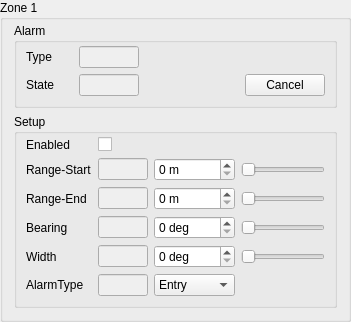
           <widget class="QGroupBox" name="groupGuard1Zone">
            <property name="title">
             <string>Zone 1</string>
            </property>
            <layout class="QVBoxLayout" name="layoutGuard1Zone">
             <property name="topMargin">
              <number>3</number>
             </property>
             <item>
              <widget class="QGroupBox" name="groupGuard1Alarm">
               <property name="sizePolicy">
                <sizepolicy hsizetype="Preferred" vsizetype="Minimum">
                 <horstretch>0</horstretch>
                 <verstretch>0</verstretch>
                </sizepolicy>
               </property>
               <property name="title">
                <string>Alarm</string>
               </property>
               <layout class="QGridLayout" name="layoutGuard1Alarm">
                <property name="topMargin">
                 <number>3</number>
                </property>
                <property name="verticalSpacing">
                 <number>6</number>
                </property>
                <item row="0" column="0">
                 <widget class="QLabel" name="labelGuard1Type">
                  <property name="text">
                   <string>Type</string>
                  </property>
                 </widget>
                </item>
                <item row="0" column="1">
                 <widget class="QLineEdit" name="editGuard1Type">
                  <property name="enabled">
                   <bool>false</bool>
                  </property>
                  <property name="sizePolicy">
                   <sizepolicy hsizetype="MinimumExpanding" vsizetype="Fixed">
                    <horstretch>0</horstretch>
                    <verstretch>0</verstretch>
                   </sizepolicy>
                  </property>
                  <property name="minimumSize">
                   <size>
                    <width>0</width>
                    <height>20</height>
                   </size>
                  </property>
                  <property name="maximumSize">
                   <size>
                    <width>60</width>
                    <height>16777215</height>
                   </size>
                  </property>
                  <property name="readOnly">
                   <bool>true</bool>
                  </property>
                 </widget>
                </item>
                <item row="1" column="0">
                 <widget class="QLabel" name="labelGuard1State">
                  <property name="text">
                   <string>State</string>
                  </property>
                 </widget>
                </item>
                <item row="1" column="1">
                 <widget class="QLineEdit" name="editGuard1State">
                  <property name="enabled">
                   <bool>false</bool>
                  </property>
                  <property name="sizePolicy">
                   <sizepolicy hsizetype="MinimumExpanding" vsizetype="Fixed">
                    <horstretch>0</horstretch>
                    <verstretch>0</verstretch>
                   </sizepolicy>
                  </property>
                  <property name="minimumSize">
                   <size>
                    <width>0</width>
                    <height>20</height>
                   </size>
                  </property>
                  <property name="maximumSize">
                   <size>
                    <width>60</width>
                    <height>16777215</height>
                   </size>
                  </property>
                  <property name="readOnly">
                   <bool>true</bool>
                  </property>
                 </widget>
                </item>
                <item row="1" column="3">
                 <widget class="QPushButton" name="pushGuard1Cancel">
                  <property name="text">
                   <string>Cancel</string>
                  </property>
                 </widget>
                </item>
                <item row="0" column="2">
                 <spacer name="horizontalSpacer_16">
                  <property name="orientation">
                   <enum>Qt::Horizontal</enum>
                  </property>
                  <property name="sizeType">
                   <enum>QSizePolicy::Fixed</enum>
                  </property>
                  <property name="sizeHint" stdset="0">
                   <size>
                    <width>100</width>
                    <height>20</height>
                   </size>
                  </property>
                 </spacer>
                </item>
               </layout>
              </widget>
             </item>
             <item>
              <widget class="QGroupBox" name="groupGuard1Setup">
               <property name="title">
                <string>Setup</string>
               </property>
               <layout class="QGridLayout" name="layoutGuard1Setup">
                <property name="topMargin">
                 <number>3</number>
                </property>
                <property name="verticalSpacing">
                 <number>6</number>
                </property>
                <item row="0" column="0">
                 <widget class="QLabel" name="labelGuard1Enabled">
                  <property name="text">
                   <string>Enabled</string>
                  </property>
                 </widget>
                </item>
                <item row="1" column="0">
                 <widget class="QLabel" name="labelGuard1RangeStart">
                  <property name="text">
                   <string>Range-Start</string>
                  </property>
                 </widget>
                </item>
                <item row="2" column="0">
                 <widget class="QLabel" name="labelGuard1RangeEnd">
                  <property name="text">
                   <string>Range-End</string>
                  </property>
                 </widget>
                </item>
                <item row="3" column="0">
                 <widget class="QLabel" name="labelGuard1Bearing">
                  <property name="text">
                   <string>Bearing</string>
                  </property>
                 </widget>
                </item>
                <item row="4" column="0">
                 <widget class="QLabel" name="labelGuard1Width">
                  <property name="text">
                   <string>Width</string>
                  </property>
                 </widget>
                </item>
                <item row="5" column="0">
                 <widget class="QLabel" name="labelGuard1AlarmType">
                  <property name="text">
                   <string>AlarmType</string>
                  </property>
                 </widget>
                </item>
                <item row="0" column="1">
                 <widget class="QCheckBox" name="checkGuard1Enabled"/>
                </item>
                <item row="1" column="1">
                 <widget class="QLineEdit" name="editGuard1RangeStart">
                  <property name="enabled">
                   <bool>false</bool>
                  </property>
                  <property name="sizePolicy">
                   <sizepolicy hsizetype="MinimumExpanding" vsizetype="Fixed">
                    <horstretch>0</horstretch>
                    <verstretch>0</verstretch>
                   </sizepolicy>
                  </property>
                  <property name="minimumSize">
                   <size>
                    <width>0</width>
                    <height>20</height>
                   </size>
                  </property>
                  <property name="maximumSize">
                   <size>
                    <width>50</width>
                    <height>16777215</height>
                   </size>
                  </property>
                  <property name="readOnly">
                   <bool>true</bool>
                  </property>
                 </widget>
                </item>
                <item row="2" column="1">
                 <widget class="QLineEdit" name="editGuard1RangeEnd">
                  <property name="enabled">
                   <bool>false</bool>
                  </property>
                  <property name="sizePolicy">
                   <sizepolicy hsizetype="MinimumExpanding" vsizetype="Fixed">
                    <horstretch>0</horstretch>
                    <verstretch>0</verstretch>
                   </sizepolicy>
                  </property>
                  <property name="minimumSize">
                   <size>
                    <width>0</width>
                    <height>20</height>
                   </size>
                  </property>
                  <property name="maximumSize">
                   <size>
                    <width>50</width>
                    <height>16777215</height>
                   </size>
                  </property>
                  <property name="readOnly">
                   <bool>true</bool>
                  </property>
                 </widget>
                </item>
                <item row="3" column="1">
                 <widget class="QLineEdit" name="editGuard1Bearing">
                  <property name="enabled">
                   <bool>false</bool>
                  </property>
                  <property name="sizePolicy">
                   <sizepolicy hsizetype="MinimumExpanding" vsizetype="Fixed">
                    <horstretch>0</horstretch>
                    <verstretch>0</verstretch>
                   </sizepolicy>
                  </property>
                  <property name="minimumSize">
                   <size>
                    <width>0</width>
                    <height>20</height>
                   </size>
                  </property>
                  <property name="maximumSize">
                   <size>
                    <width>50</width>
                    <height>16777215</height>
                   </size>
                  </property>
                  <property name="readOnly">
                   <bool>true</bool>
                  </property>
                 </widget>
                </item>
                <item row="4" column="1">
                 <widget class="QLineEdit" name="editGuard1Width">
                  <property name="enabled">
                   <bool>false</bool>
                  </property>
                  <property name="sizePolicy">
                   <sizepolicy hsizetype="MinimumExpanding" vsizetype="Fixed">
                    <horstretch>0</horstretch>
                    <verstretch>0</verstretch>
                   </sizepolicy>
                  </property>
                  <property name="minimumSize">
                   <size>
                    <width>0</width>
                    <height>20</height>
                   </size>
                  </property>
                  <property name="maximumSize">
                   <size>
                    <width>50</width>
                    <height>16777215</height>
                   </size>
                  </property>
                  <property name="readOnly">
                   <bool>true</bool>
                  </property>
                 </widget>
                </item>
                <item row="5" column="1">
                 <widget class="QLineEdit" name="editGuard1AlarmType">
                  <property name="enabled">
                   <bool>false</bool>
                  </property>
                  <property name="sizePolicy">
                   <sizepolicy hsizetype="MinimumExpanding" vsizetype="Fixed">
                    <horstretch>0</horstretch>
                    <verstretch>0</verstretch>
                   </sizepolicy>
                  </property>
                  <property name="minimumSize">
                   <size>
                    <width>0</width>
                    <height>20</height>
                   </size>
                  </property>
                  <property name="maximumSize">
                   <size>
                    <width>50</width>
                    <height>16777215</height>
                   </size>
                  </property>
                  <property name="readOnly">
                   <bool>true</bool>
                  </property>
                 </widget>
                </item>
                <item row="1" column="2">
                 <widget class="QSpinBox" name="spinGuard1RangeStart">
                  <property name="keyboardTracking">
                   <bool>false</bool>
                  </property>
                  <property name="suffix">
                   <string> m</string>
                  </property>
                  <property name="maximum">
                   <number>100000</number>
                  </property>
                 </widget>
                </item>
                <item row="2" column="2">
                 <widget class="QSpinBox" name="spinGuard1RangeEnd">
                  <property name="keyboardTracking">
                   <bool>false</bool>
                  </property>
                  <property name="suffix">
                   <string> m</string>
                  </property>
                  <property name="maximum">
                   <number>100000</number>
                  </property>
                 </widget>
                </item>
                <item row="5" column="2">
                 <widget class="QComboBox" name="comboGuard1AlarmType">
                  <item>
                   <property name="text">
                    <string>Entry</string>
                   </property>
                  </item>
                  <item>
                   <property name="text">
                    <string>Exit</string>
                   </property>
                  </item>
                  <item>
                   <property name="text">
                    <string>Both</string>
                   </property>
                  </item>
                 </widget>
                </item>
                <item row="1" column="3">
                 <widget class="QSlider" name="sliderGuard1RangeStart">
                  <property name="minimumSize">
                   <size>
                    <width>65</width>
                    <height>0</height>
                   </size>
                  </property>
                  <property name="maximum">
                   <number>100000</number>
                  </property>
                  <property name="orientation">
                   <enum>Qt::Horizontal</enum>
                  </property>
                 </widget>
                </item>
                <item row="2" column="3">
                 <widget class="QSlider" name="sliderGuard1RangeEnd">
                  <property name="maximum">
                   <number>100000</number>
                  </property>
                  <property name="orientation">
                   <enum>Qt::Horizontal</enum>
                  </property>
                 </widget>
                </item>
                <item row="3" column="3">
                 <widget class="QSlider" name="sliderGuard1Bearing">
                  <property name="maximum">
                   <number>360</number>
                  </property>
                  <property name="orientation">
                   <enum>Qt::Horizontal</enum>
                  </property>
                 </widget>
                </item>
                <item row="4" column="3">
                 <widget class="QSlider" name="sliderGuard1Width">
                  <property name="maximum">
                   <number>360</number>
                  </property>
                  <property name="orientation">
                   <enum>Qt::Horizontal</enum>
                  </property>
                 </widget>
                </item>
                <item row="3" column="2">
                 <widget class="QSpinBox" name="spinGuard1Bearing">
                  <property name="keyboardTracking">
                   <bool>false</bool>
                  </property>
                  <property name="suffix">
                   <string> deg</string>
                  </property>
                  <property name="maximum">
                   <number>360</number>
                  </property>
                 </widget>
                </item>
                <item row="4" column="2">
                 <widget class="QSpinBox" name="spinGuard1Width">
                  <property name="keyboardTracking">
                   <bool>false</bool>
                  </property>
                  <property name="suffix">
                   <string> deg</string>
                  </property>
                  <property name="maximum">
                   <number>360</number>
                  </property>
                 </widget>
                </item>
               </layout>
              </widget>
             </item>
            </layout>
           </widget>
